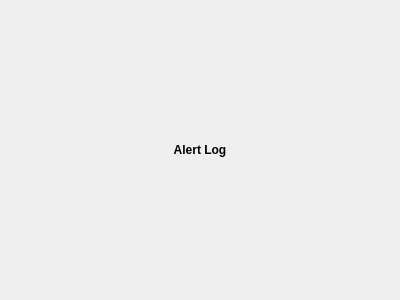
<?xml version="1.0" encoding="UTF-8"?>
<ui version="4.0">
 <class>Form</class>
 <widget class="QWidget" name="Form">
  <property name="geometry">
   <rect>
    <x>0</x>
    <y>0</y>
    <width>400</width>
    <height>300</height>
   </rect>
  </property>
  <property name="windowTitle">
   <string>Form</string>
  </property>
  <layout class="QVBoxLayout" name="verticalLayout">
   <item>
    <layout class="QVBoxLayout" name="main_layout">
     <item>
      <widget class="QLabel" name="alert_log_label">
       <property name="sizePolicy">
        <sizepolicy hsizetype="Preferred" vsizetype="Fixed">
         <horstretch>0</horstretch>
         <verstretch>0</verstretch>
        </sizepolicy>
       </property>
       <property name="font">
        <font>
         <weight>75</weight>
         <bold>true</bold>
        </font>
       </property>
       <property name="text">
        <string>Alert Log</string>
       </property>
       <property name="alignment">
        <set>Qt::AlignCenter</set>
       </property>
      </widget>
     </item>
     <item>
      <layout class="QVBoxLayout" name="alert_log_layout"/>
     </item>
    </layout>
   </item>
  </layout>
 </widget>
 <resources/>
 <connections/>
</ui>
